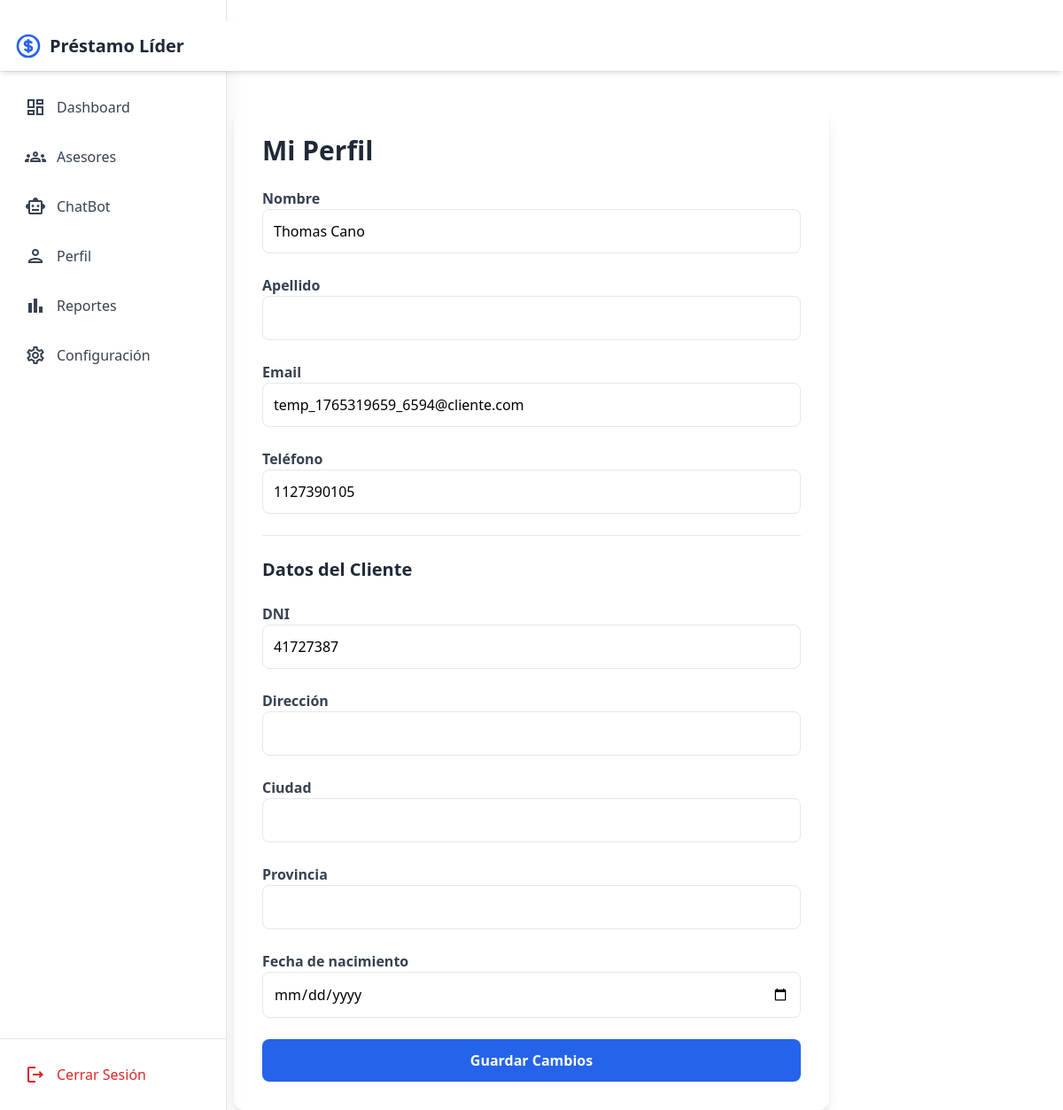
The page /perfil.php (signed in) on the database its author committed.
### tables this page shows
CREATE TABLE `usuarios` (
  `id` int(11) NOT NULL,
  `nombre` varchar(100) NOT NULL,
  `apellido` varchar(100) DEFAULT NULL,
  `email` varchar(150) NOT NULL,
  `telefono` varchar(30) DEFAULT NULL,
  `password` varchar(255) NOT NULL,
  `rol` enum('admin','asesor','cliente') NOT NULL DEFAULT 'cliente',
  `estado` enum('activo','inactivo','suspendido') DEFAULT 'activo',
  `fecha_registro` timestamp NOT NULL DEFAULT current_timestamp()
);

CREATE TABLE `clientes_detalles` (
  `id` int(11) NOT NULL,
  `usuario_id` int(11) NOT NULL,
  `dni` varchar(50) DEFAULT NULL,
  `direccion` text DEFAULT NULL,
  `ciudad` varchar(120) DEFAULT NULL,
  `provincia` varchar(120) DEFAULT NULL,
  `fecha_nacimiento` date DEFAULT NULL
);

### perfil.php (the view, shortened to what this page needs)
<?php
require_once 'backend/connection.php';
$usuario_id = $_SESSION['usuario_id'];
$stmt = $pdo->prepare("SELECT * FROM usuarios WHERE id = ?");
$stmt->execute([$usuario_id]);
$usuario = $stmt->fetch();
$stmt_det = $pdo->prepare("SELECT * FROM clientes_detalles WHERE usuario_id = ?");
$stmt_det->execute([$usuario_id]);
$detalles = $stmt_det->fetch();
?>
<!DOCTYPE html>
<html lang="es">
<head>
    <script src="https://cdn.tailwindcss.com"></script>
    <script src="https://cdn.tailwindcss.com"></script>
</head>
<body
<?php include 'sidebar.php'; ?>
    <nav class="bg-white shadow-md sticky top-0 z-50">
        <div class="max-w-7xl mx-auto px-4 py-3 flex justify-between items-center">
            <div class="flex items-center gap-2">
                <span class="text-xl font-bold text-gray-800">Préstamo Líder</span>
            </div>
        </div>
    </nav>
<div class="max-w-2xl mx-auto mt-10 bg-white p-8 rounded-xl shadow-lg">
    <h1 class="text-3xl font-bold mb-6 text-gray-800">Mi Perfil</h1>
    <form method="POST" class="space-y-6">
        <div>
            <label class="font-semibold text-gray-700">Nombre</label>
            <input type="text" name="nombre" value="<?= htmlspecialchars($usuario['nombre']) ?>"
                   class="w-full p-3 border rounded-lg">
        </div>
        <div>
            <label class="font-semibold text-gray-700">Apellido</label>
            <input type="text" name="apellido" value="<?= htmlspecialchars($usuario['apellido']) ?>"
                   class="w-full p-3 border rounded-lg">
        </div>
        <div>
            <label class="font-semibold text-gray-700">Email</label>
            <input type="email" name="email" value="<?= htmlspecialchars($usuario['email']) ?>"
                   class="w-full p-3 border rounded-lg">
        </div>
        <div>
            <label class="font-semibold text-gray-700">Teléfono</label>
            <input type="text" name="telefono" value="<?= htmlspecialchars($usuario['telefono']) ?>"
                   class="w-full p-3 border rounded-lg">
        </div>
        <?php if ($usuario['rol'] === "cliente"): ?>
        <hr class="my-4">
        <h2 class="text-xl font-bold text-gray-800">Datos del Cliente</h2>
        <div>
            <label class="font-semibold text-gray-700">DNI</label>
            <input type="text" name="dni" value="<?= htmlspecialchars($detalles['dni']) ?>"
                   class="w-full p-3 border rounded-lg">
        </div>
        <div>
            <label class="font-semibold text-gray-700">Dirección</label>
            <input type="text" name="direccion" value="<?= htmlspecialchars($detalles['direccion']) ?>"
                   class="w-full p-3 border rounded-lg">
        </div>
        <div>
            <label class="font-semibold text-gray-700">Ciudad</label>
            <input type="text" name="ciudad" value="<?= htmlspecialchars($detalles['ciudad']) ?>"
                   class="w-full p-3 border rounded-lg">
        </div>
        <div>
            <label class="font-semibold text-gray-700">Provincia</label>
            <input type="text" name="provincia" value="<?= htmlspecialchars($detalles['provincia']) ?>"
                   class="w-full p-3 border rounded-lg">
        </div>
        <div>
            <label class="font-semibold text-gray-700">Fecha de nacimiento</label>
            <input type="date" name="fecha_nacimiento" value="<?= htmlspecialchars($detalles['fecha_nacimiento']) ?>"
                   class="w-full p-3 border rounded-lg">
        </div>
        <?php endif; ?>
        <button class="w-full bg-blue-600 text-white py-3 rounded-lg font-bold hover:bg-blue-700">
            Guardar Cambios
        </button>
    </form>
</div>
</body>
</html>

### rows shown on the page
usuarios: nombre "Thomas Cano", email "temp_1765319659_6594@cliente.com", telefono "1127390105"
clientes_detalles: dni "41727387"
